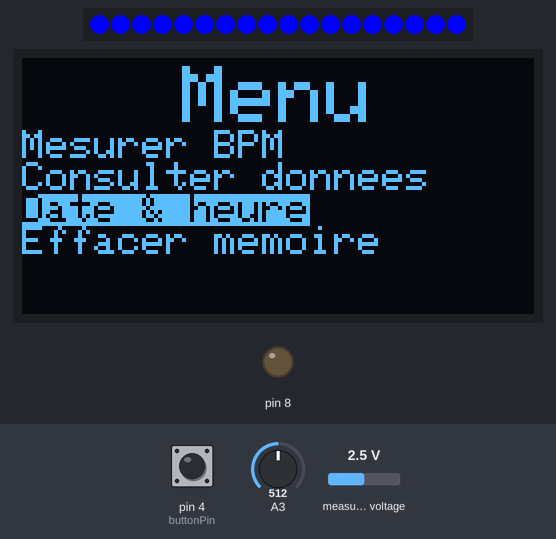
Bench run of a sketch on a simulated Arduino Uno, built with avr-gcc and run on an emulated ATmega328P. Shown: 18 RGB LEDs in strip order, left to right, 128×64 one-colour display, output pins drawn as LEDs (lit = HIGH). Inputs (shaded band) come from the test bench; at power-on: pin 4 (buttonPin) HIGH, measured voltage 2.5 V, A3 = 512. The local clock reads 2024-03-15 10:24:30 at power-on unless the sketch sets it; EEPROM starts erased; what the sketch prints to the serial monitor is not drawn.

Above: at 1.2 s.
1.3 s: pin 4 (buttonPin) pulled LOW for 0.15 s
At 2.8 s:
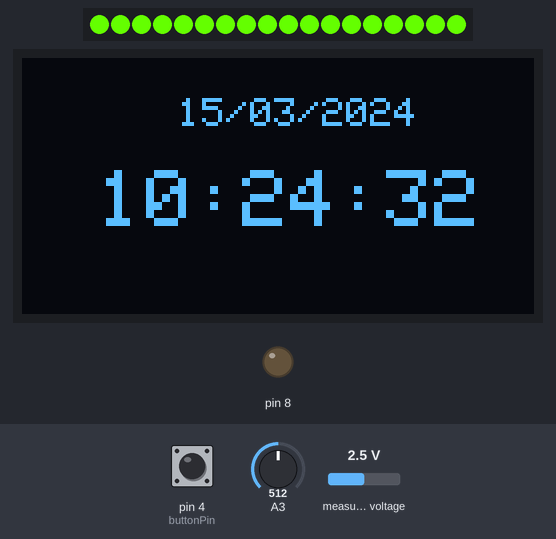
4.4 s: pin 4 (buttonPin) pulled LOW for 1 s
At 5.7 s:
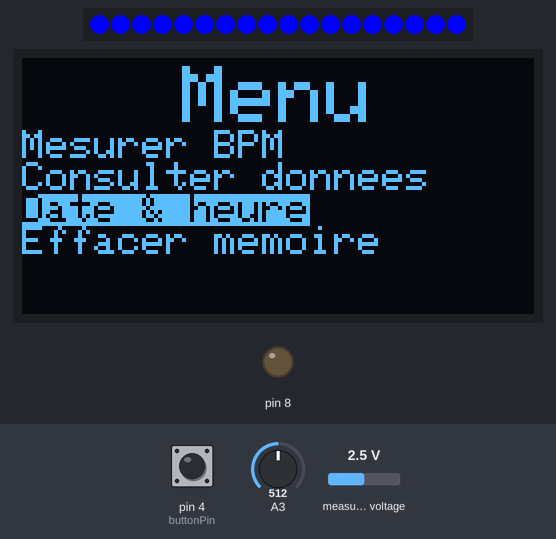
6.9 s: measured voltage set to 0.1 V
At 7.9 s:
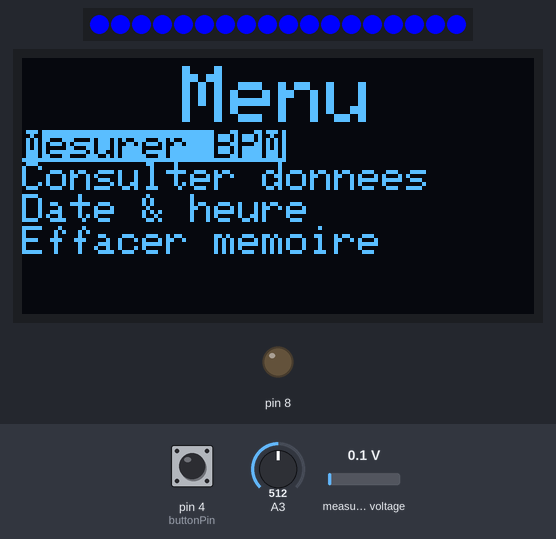
8.4 s: pin 4 (buttonPin) pulled LOW for 0.15 s
At 9.0 s:
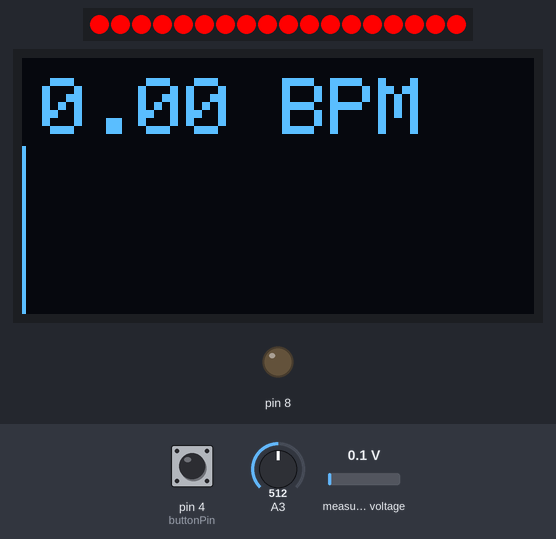
Timing chart, 0 to 11.4 s (numbered marks = the images above; inputs shaded):
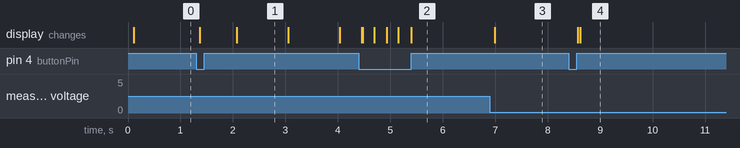

Measured:
- after the input at 1.3 s, the display: first changes after 0.07 s (image 1 shows a later state)
- after the input at 4.4 s, the display: first changes after 0.06 s (image 2 shows a later state)
- after the input at 6.9 s, the display: changes after 0.09 s (image 3)
- after the input at 8.4 s, the display: first changes after 0.17 s (image 4 shows a later state)
- what the display in image 1 shows lasts 1.0 s, from 2.1 s to 3.1 s

The sketch:

Cardiofrequencemetre_FINAL.ino
```cpp
#include <Wire.h>
#include "RTClib.h" //Pour le module RTC
#include <Adafruit_SSD1306.h> //OLED
#include <Adafruit_ADS1015.h> //Carte analog/I2C
#include <Adafruit_NeoPixel.h>
#include <EEPROM.h> //Accès à l'EEPROM

#define SCREEN_WIDTH 128
#define SCREEN_HEIGHT 64

#define LED_PIN 3
#define LED_COUNT 18

RTC_DS3231 rtc; //Module RTC

Adafruit_ADS1015 ads1015; //Carte analog/I2C
Adafruit_SSD1306 display(SCREEN_WIDTH, SCREEN_HEIGHT, &Wire); //OLED
Adafruit_NeoPixel strip (LED_COUNT, LED_PIN, NEO_GRB + NEO_KHZ800);

//pins
#define buttonPin 4

//Variables
int potVal, pot, lastx = 0, lasty = 0, x = 0;
int menuIndex = 0, menuState = 0;
bool buttonState;
bool inMenu;
bool sensLed;
int led, bright;
bool mesure = 0;
long chrono1, chrono2, lastTime, BPMTime, displayTime, storeTime, lastMeasure;
float periode, BPM, periodeSeconde;
int pulseVal;
int annee;

//Time
unsigned long changeTime;
unsigned long ledTime;

void setup() {
  //Begin
  Serial.begin (9600);
  rtc.begin();
  ads1015.begin();
  strip.begin();

  if (!display.begin(SSD1306_SWITCHCAPVCC, 0x3C)) { // Address 0x3C for 128x32
    Serial.println(F("SSD1306 allocation failed"));
    for (;;); // Don't proceed, loop forever
  }

  //pinMode
  pinMode (buttonPin, INPUT_PULLUP);
  pinMode (8, OUTPUT);

  //Init OLED
  display.clearDisplay();
  display.setTextSize(1);
  display.setTextColor (WHITE);
  display.display();

  //Init Variables
  changeTime = millis();
  ledTime = millis();
  inMenu = 0;
  led = 1;
  sensLed = 1;
  bright = 0;
  displayTime = millis();

  strip.show();

}

int potValue () {
  int16_t adc2;
  adc2 = ads1015.readADC_SingleEnded(2);
  pot = map(adc2, 0, 1231, 0, 1023);
  return pot;
}

void afficherMenu ()
{
  int potVal = potValue();

  char menu[5][20] {"Mesurer BPM", "Consulter donnees", "Date & heure", "Effacer memoire"};
  int i;


  display.clearDisplay();
  display.setTextSize (2);
  display.setTextColor (WHITE, BLACK);
  display.setCursor (40, 2);
  display.println ("Menu");
  display.setTextSize(1);

  if (potVal <= 255)
  {
    menuIndex = 0;
  }

  else if (potVal > 255 && potVal <= 512)
  {
    menuIndex = 1;
  }

  else if (potVal > 512 && potVal <= 766)
  {
    menuIndex = 2;
  }

  else if (potVal > 766 && potVal <= 1023)
  {
    menuIndex = 3;
  }

  for (i = 0 ; i <= 3 ; i++)
  {
    if (menuIndex == i)
    {
      display.setTextColor (BLACK, WHITE);
    }

    else
    {
      display.setTextColor (WHITE, BLACK);
    }

    display.println (menu[i]);
  }

  display.display();
}

void gereMenu()
{
  unsigned long timeNow;
  byte h, m, s;

  switch (menuIndex)
  {
    case 0:
      mesurerBPM();
      break;

    case 1:
      accesDonnees();
      break;

    case 2:
      afficherDate();
      break;

    case 3 :
      effacerEEPROM();
      break;
  }
}

void mesurerBPM()
{
  delay (100);
  int i = 0, j = 0, moyBPM = 0, sommeBPM = 0;
  x = 0;

  BPMTime = millis();
  displayTime = millis();
  storeTime = millis();
  chrono1 = millis();
  chrono2 = millis();

  display.clearDisplay();
  display.display();

  byte indexEEPROM = EEPROM.read (0);

  while (millis() - BPMTime <= 20000)
  {
    pulseVal = analogRead (A3);

    if (pulseVal >= 620 && mesure == 0 && millis() - lastTime >= 350)
    {
      chrono1 = millis();
      mesure = 1;
      lastTime = millis();

      digitalWrite (8, 1);
      delay (50);
      digitalWrite (8, 0);
      lastMeasure = millis();
    }

    if (pulseVal >= 620 && mesure == 1 && millis() - lastTime >= 350)
    {
      chrono2 = millis();
      mesure = 0;
      lastTime = millis();
      digitalWrite (8, 1);
      delay (50);
      digitalWrite (8, 0);
      lastMeasure = millis();
    }

    if (chrono2 - chrono1 >= 0)
    {
      periode = chrono2 - chrono1;
    }

    else
    {
      periode = chrono1 - chrono2;
    }

    if (millis() - lastMeasure >= 2000)
    {
      BPM = 0;
    }

    else if (periode != 0) {
      periodeSeconde = periode / 1000;
      BPM = 60 / periodeSeconde;
    }

    else
    {
      BPM = 0;
    }

    if (millis() - storeTime >= 500 && i <= 35)
    {
      if (BPM > 50 && BPM < 180) {
        sommeBPM = sommeBPM + BPM;
        j++;
      }
      storeTime = millis();

      i++;
    }

    Serial.println (BPM);

    if (BPM < 50)
    {
      for (led = 0 ; led <= 18 ; led ++)
      {
        strip.setPixelColor (led, 255, 0, 0);
        strip.show();
      }
    }

    if (BPM >= 50 && BPM < 60)
    {
      for (led = 0 ; led <= 18 ; led ++)
      {
        strip.setPixelColor (led, 255, 255, 0);
        strip.show();
      }
    }

    if (BPM >= 60 && BPM < 75)
    {
      for (int led = 0 ; led <= 18 ; led ++)
      {
        strip.setPixelColor (led, 0, 255, 0);
        strip.show();
      }
    }

    if (BPM >= 75 && BPM < 90)
    {
      for (int led = 0 ; led <= 18 ; led ++)
      {
        strip.setPixelColor (led, 255, 255, 0);
        strip.show();
      }
    }

    if (BPM >= 90)
    {
      for (led = 0 ; led <= 18 ; led ++)
      {
        strip.setPixelColor (led, 255, 0, 0);
        strip.show();
      }
    }

    if (x > 127)
    {
      display.clearDisplay();
      x = 0;
      lastx = x;
    }

    int pulseDraw = map (pulseVal, 0, 1023, 0, 10000);

    int y = 410 - (pulseDraw / 16);

    display.writeLine (lastx, lasty, x, y, WHITE);
    lasty = y;
    lastx = x;

    display.writeFillRect(0, 0, 128, 22, BLACK);
    display.setTextSize (2);
    display.setTextColor (WHITE);
    display.setCursor (5, 5);
    display.print (BPM);
    display.print (" BPM");
    display.display();
    displayTime = millis();

    int  potVal = potValue();

    int scale = map (potVal, 0, 1231, 1, 10);

    x = x + scale;
  }

  if (j != 0) {
    moyBPM = sommeBPM / j;
  }


  if (EEPROM.read (0) <= 450) {

    DateTime now = rtc.now();

    int currentDay, currentMonth, currentYear, currentHour, currentMinute, currentSecond;

    currentDay = now.day (), DEC;
    currentMonth = now.month (), DEC;
    currentYear = now.year (), DEC;
    currentHour = now.hour(), DEC;
    currentMinute = now.minute(), DEC;

    EEPROM.write (indexEEPROM + 1, currentDay);
    EEPROM.write (indexEEPROM + 2, currentMonth);
    EEPROM.put (indexEEPROM + 3, currentYear);
    EEPROM.write (indexEEPROM + 19, currentHour);
    EEPROM.write (indexEEPROM + 20, currentMinute);
    EEPROM.write (indexEEPROM + 21, moyBPM);
    EEPROM.write (0, indexEEPROM + 22);

    inMenu = 0;
  }
}

void accesDonnees()
{
  int valScroll;

  for (led = 0 ; led <= 18 ; led++)
  {
    strip.setPixelColor (led, 255, 100, 0);
    strip.show();
  }

  if (EEPROM.read (0) > 40)
  {
    valScroll = EEPROM.read (0) - 45;
  }

  else
  {
    valScroll = 0;
  }

  int potVal = potValue();
  int y = map (potVal, 0, 1023, 0, -valScroll);

  display.clearDisplay();
  display.setTextSize(1);
  display.setCursor (0, y);

  if (EEPROM.read (0) == 0)
  {
    display.clearDisplay();
    display.setTextSize (2);
    display.setTextColor (WHITE);
    display.setCursor (28, 23);
    display.print ("EMPTY !");
    display.display();
    inMenu = 0;
    clignoteRouge();
  }

  else {
    for (int i = 1 ; i <= EEPROM.read (0) ; i++)
    {
      if (EEPROM.read(i) < 10)
      {
        display.print ("0");
      }

      display.print(EEPROM.read(i));
      display.print("/");

      if (EEPROM.read(i + 1) < 10)
      {
        display.print ("0");
      }

      display.print(EEPROM.read(i + 1));
      display.print("/");
      display.print(EEPROM.get(i + 2, annee));
      display.print(", ");

      if (EEPROM.read(i + 18) < 10)
      {
        display.print ("0");
      }

      display.print(EEPROM.read(i + 18));
      display.print(":");

      if (EEPROM.read(i + 19) < 10)
      {
        display.print ("0");
      }

      display.print(EEPROM.read(i + 19));
      display.println(" :");
      display.print(EEPROM.read(i + 20));
      display.print(" BPM");

      i = i + 21;
      display.println ("\n");
    }

    display.display();
  }

  display.clearDisplay();
  display.setTextSize(1);
  display.setTextColor (WHITE);
  display.display();
}

void effacerEEPROM()
{
  for (led = 0 ; led <= 18 ; led++)
  {
    strip.setPixelColor (led, 255, 0, 0);
    strip.show();
  }

  display.clearDisplay ();
  display.setTextColor (WHITE);
  display.setCursor (37, 20);
  display.print ("Effacement");
  display.setCursor (20, 33);
  display.print ("de la memoire...");
  display.display();

  for (int i = 0 ; i <= 512 ; i++)
  {
    EEPROM.write (i, 0);
  }

  for (led = 0 ; led <= 18 ; led++)
  {
    strip.setPixelColor (led, 0, 255, 0);
    strip.show();
  }

  delay (500);
  inMenu = 0;
}

void clignoteRouge()
{
  for (byte i = 0 ; i <= 2 ; i++)
  {
    for (led = 0 ; led <= 18 ; led++)
    {
      strip.setPixelColor (led, 255, 0, 0);
      strip.show();
    }

    delay (250);

    for (led = 0 ; led <= 18 ; led++)
    {
      strip.setPixelColor (led, 0, 0, 0);
      strip.show();
    }

    delay (250);
  }

  for (led = 0 ; led <= 18 ; led++)
  {
    strip.setPixelColor (led, 255, 0, 0);
    strip.show();
  }

  delay (250);
}

void afficherDate()
{
  for (led = 0 ; led <= 18 ; led++) {
    strip.setPixelColor (led, 100, 255, 0);
    strip.show();
  }

  int currentDay, currentMonth, currentHour, currentMinute, currentSecond;

  DateTime now = rtc.now();

  display.clearDisplay();

  display.setTextColor (WHITE);
  display.setTextSize(1);
  display.setCursor (39, 10);

  currentDay = now.day(), DEC;

  if (currentDay < 10)
  {
    display.print ("0");
  }

  display.print (currentDay);
  display.print ("/");

  currentMonth = now.month(), DEC;

  if (currentMonth < 10)
  {
    display.print ("0");
  }

  display.print (currentMonth);
  display.print ("/");
  display.print (now.year(), DEC);

  display.setTextSize (2);
  display.setCursor (19, 28);

  currentHour = now.hour(), DEC;

  if (currentHour < 10)
  {
    display.print ("0");
  }

  display.print (currentHour);
  display.print (":");

  currentMinute = now.minute(), DEC;

  if (currentMinute < 10)
  {
    display.print ("0");
  }

  display.print (now.minute(), DEC);
  display.print (":");

  currentSecond = now.second(), DEC;

  if (currentSecond < 10)
  {
    display.print ("0");
  }

  display.print (currentSecond);
  display.display();
}

void inMenuState()
{
  buttonState = digitalRead (buttonPin);

  if (buttonState == 0 && inMenu == 0 && millis() - changeTime >= 200)
  {
    inMenu = 1;
    changeTime = millis();
  }

  else if (buttonState == 0 && inMenu == 1 && millis() - changeTime >= 200)
  {
    inMenu = 0;
    changeTime = millis();
  }
}

void loop() {
  inMenuState();

  if (inMenu == 0)
  {
    afficherMenu();

    for (led = 0 ; led <= 18 ; led++)
    {
      strip.setPixelColor (led, 0, 0, 255);
      strip.show();
    }
  }

  else {
    gereMenu();
  }
}
```
